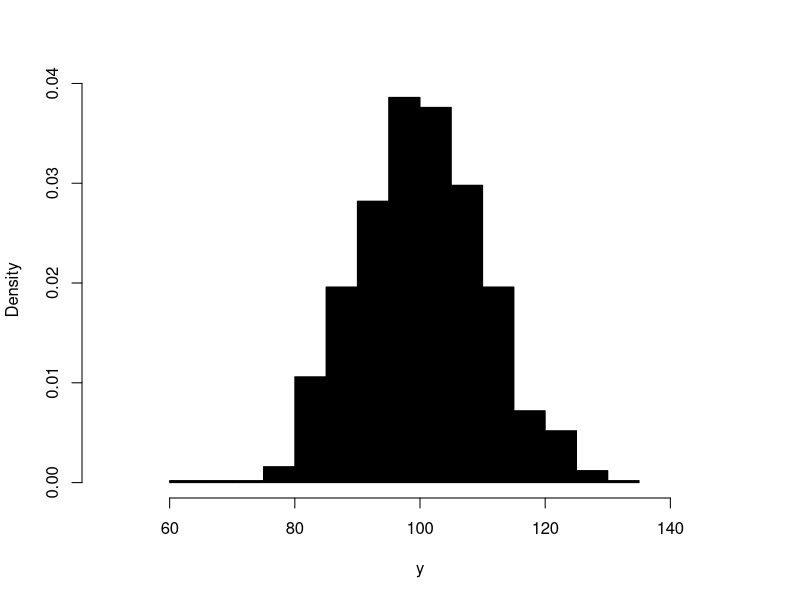
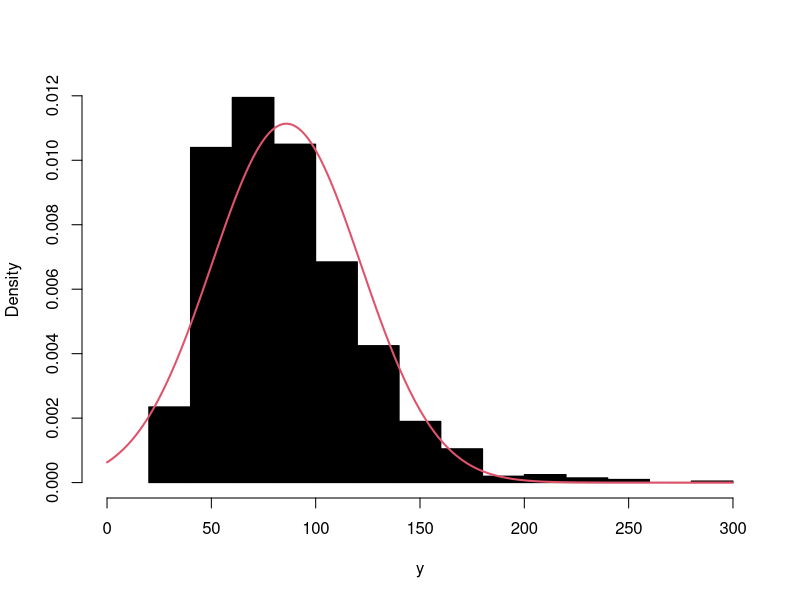
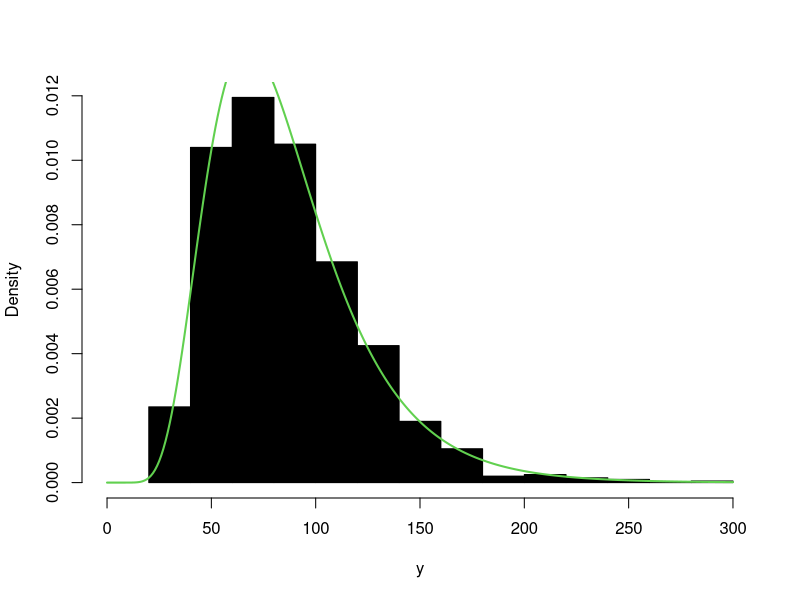
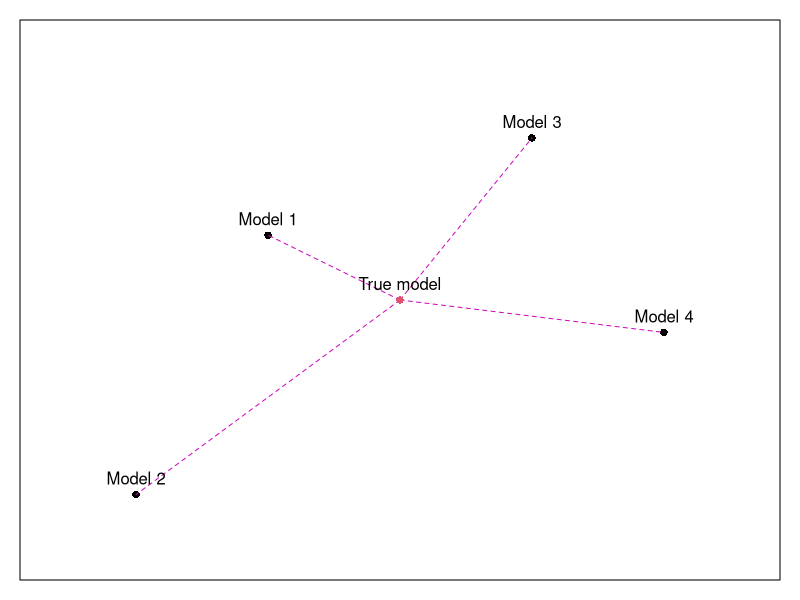

Generate these figures, in order, with R:
## ---- chunk 1
set.seed(43)
y <- rnorm(1000, 100, 10)
hist(y, xlim=c(50,150), main="", probability=TRUE, col=17)
## ---- chunk 2
sum(dnorm(y,80,10,log=T))
## ---- chunk 3
# The maximum log-likelihood with the biased variance
logLik01 <- sum(dnorm(y,mean(y),sqrt(mean((y-mean(y))^2)),log=TRUE))
# The log-likelihood value with the unbiased variance
logLik02 <- sum(dnorm(y,mean(y),sd(y),log=TRUE))
# The difference between the two
logLik01 - logLik02
## ---- chunk 4
y <- rlnorm(1000, log(80), 0.4)
hist(y, main="", probability=T, xlim=c(0,300), col=17)
lines(c(0:300),dnorm(c(0:300),mean(y),sd(y)),col=2,lwd=2)
## ---- chunk 5
hist(y, main="", probability=T, xlim=c(0,300), col=17)
lines(c(0:300),dlnorm(c(0:300),mean(log(y)),sd(log(y))),col=3,lwd=2)
## ---- chunk 6
par(mar=c(1,1,1,1))
plot(c(0,-3,-6,3,6),c(0,2,-6,5,-1),xlim=c(-8,8),ylim=c(-8,8),pch=16,axes=F,xlab="",ylab="")
lines(c(0,-3),c(0,2), col=14, lty=2)
lines(c(0,-6),c(0,-6), col=14, lty=2)
lines(c(0,3),c(0,5), col=14, lty=2)
lines(c(0,6),c(0,-1), col=14, lty=2)
points(0,0,col=2,pch=16)
text(c(0,-3,-6,3,6),c(0,2,-6,5,-1),c("True model","Model 1","Model 2","Model 3","Model 4"),pos=3)
box()
